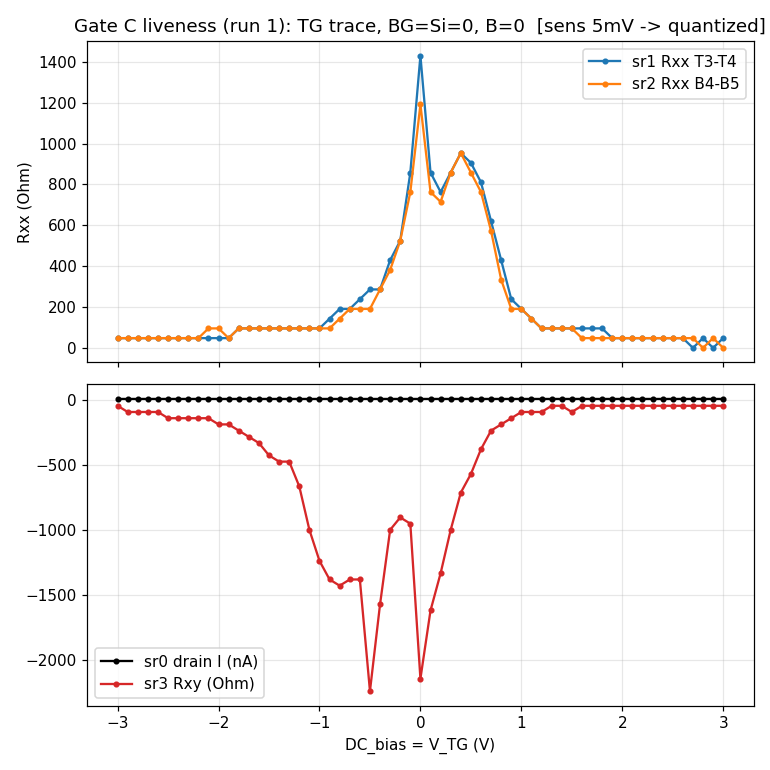

The Python source for this figure:
import numpy as np
import matplotlib
matplotlib.use('Agg')
import matplotlib.pyplot as plt
from hera.analysis import open_run

r = open_run('data/1')
mc = r.meta['measurement_config']
Ibias = mc['bias_voltage'] / mc['bias_resistor']
g0 = mc['sr0_gain']

V   = r.col('DC_bias')
I   = r.col('sr0_X') / g0                 # drain current (A)
Rxx1 = r.col('sr1_X') / Ibias             # Rxx T3-T4 (Ohm)
Rxx2 = r.col('sr2_X') / Ibias             # Rxx B4-B5
Rxy3 = r.col('sr3_X') / Ibias             # Rxy T5-B6
ibg = r.col('k_bg_curr'); isi = r.col('k_2410_curr')

print(f'I_bias = {Ibias*1e9:.3f} nA ; sr0_gain={g0:g}')
print(f'sr0 drain I: med {np.median(I)*1e9:.3f} nA, min {I.min()*1e9:.3f}, max {I.max()*1e9:.3f}  (flat => current-bias OK)')
print(f'sr1 Rxx: min {np.nanmin(Rxx1):.1f}  max {np.nanmax(Rxx1):.1f}  @Vpeak={V[np.nanargmax(Rxx1)]:.3f} V')
print(f'sr2 Rxx: min {np.nanmin(Rxx2):.1f}  max {np.nanmax(Rxx2):.1f}  @Vpeak={V[np.nanargmax(Rxx2)]:.3f} V')
print(f'sr3 Rxy: min {np.nanmin(Rxy3):.1f}  max {np.nanmax(Rxy3):.1f}')
print(f'LEAKAGE k_bg.curr:  max|I| {np.abs(ibg).max():.3e} A')
print(f'LEAKAGE k_2410.curr: max|I| {np.abs(isi).max():.3e} A')
# channel-independence / grounded-short check
print(f'corr(sr1,sr2) = {np.corrcoef(Rxx1,Rxx2)[0,1]:.3f} ; identical? {np.allclose(Rxx1,Rxx2)}')
# quantization step
dq = np.diff(np.unique(np.round(Rxx1,3)))
print(f'sr1 R smallest level step ~ {np.min(dq[dq>0]):.2f} Ohm (digitization grain)')

fig, ax = plt.subplots(2,1, figsize=(7,7), sharex=True)
ax[0].plot(V, Rxx1, '.-', label='sr1 Rxx T3-T4')
ax[0].plot(V, Rxx2, '.-', label='sr2 Rxx B4-B5')
ax[0].set_ylabel('Rxx (Ohm)'); ax[0].legend(); ax[0].grid(alpha=.3)
ax[0].set_title('Gate C liveness (run 1): TG trace, BG=Si=0, B=0  [sens 5mV -> quantized]')
ax[1].plot(V, I*1e9, '.-', color='k', label='sr0 drain I (nA)')
ax[1].plot(V, Rxy3, '.-', color='C3', label='sr3 Rxy (Ohm)')
ax[1].set_xlabel('DC_bias = V_TG (V)'); ax[1].legend(); ax[1].grid(alpha=.3)
fig.tight_layout(); fig.savefig('hera_scratch/ana_gateC.png', dpi=110)
print('saved hera_scratch/ana_gateC.png')
